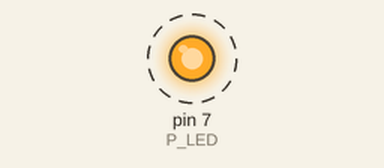
Recording of a program running on a simulated Raspberry Pi (header pin numbers). On the bench: output pins drawn as LEDs (lit = HIGH). Dashed ring = blinking. What the program prints to the terminal is not drawn. At 1.0 s the program stops and its outputs stay as they are.

Above: at 0.05 s.
Timing chart, 0 to 2.5 s (numbered marks = the images above):
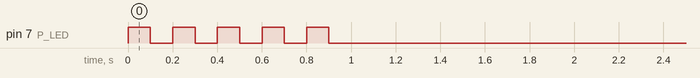

The program:

Button-Led.py
```python
import RPi.GPIO as GPIO
import time

P_LED = 7  # adapt to your wiring

def setup():
    GPIO.setmode(GPIO.BOARD)
    GPIO.setup(P_LED, GPIO.OUT)

print("starting")
setup()
i = 0
while i < 5:
    print(i)
    GPIO.output(P_LED, GPIO.HIGH)
    time.sleep(0.1)
    GPIO.output(P_LED, GPIO.LOW)
    time.sleep(0.1)
    i += 1
GPIO.cleanup()
print("done")
```

Measured:
- by itself, pin 7 (P_LED): alternates HIGH for 0.10 s and LOW for 0.10 s, 10 changes in all, then stays LOW
